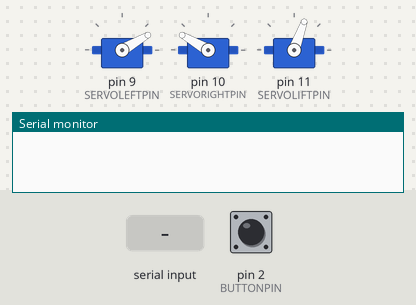
The sketch below on a simulated Arduino Uno, built with avr-gcc and run on an emulated ATmega328P. Shown: 3 × servo, the last lines printed to the serial monitor. The inputs (shaded band) are chosen by the test bench; at power-on: pin 2 (BUTTONPIN) LOW. The local clock reads 2024-03-15 10:24:30 at power-on unless the sketch sets it.

Above: at 1.6 s.
1.7 s: pin 2 (BUTTONPIN) pulled HIGH for 0.15 s
At 3.8 s:
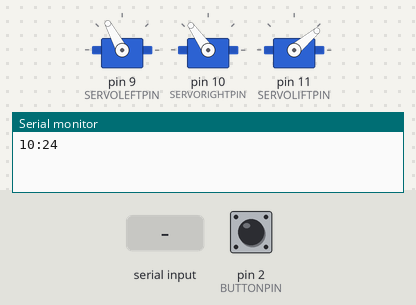
At 5.9 s:
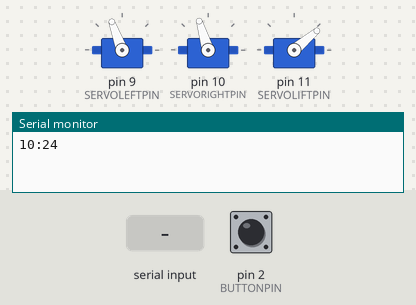
7.8 s: "c 30\n" received over Serial
At 9.3 s:
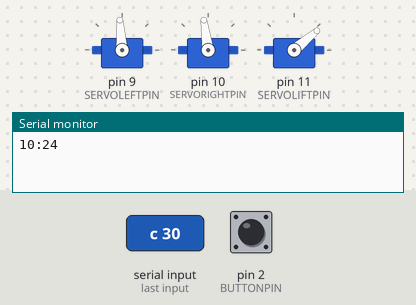
10.8 s: "t\n" received over Serial
Timing chart, 0 to 22.8 s (numbered marks = the images above; inputs shaded):
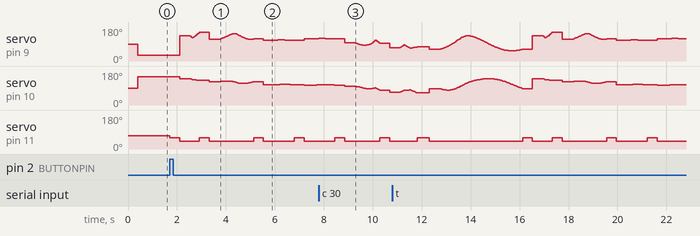

The sketch:

PlotClock.ino
```cpp
/*
  Name: 2D-Drawer
  Author: Simon Bukvic
  Date: 2026-01-26
  Description: A 2D writing robot consisting of three servos, one for §ing the pen and two for controlling the pen's position.
*/

/* Useful resources
  the math behind inverse kinematics: https://www.youtube.com/watch?v=nW5FUVzYCKM
  number drawing simulation: https://scratch.mit.edu/projects/1267648991
*/

// All units in mm
// 8 mm between each stud for lego

#include <Servo.h>
#include <RTClib.h>

Servo servoLeft;
Servo servoRight;
Servo servoLift;

RTC_DS3231 rtc;

// Measurements
const uint8_t R1 = 48;         // bottom right arm
const uint8_t R2 = 64;         // top right arm
const uint8_t L1 = 48;         // bottom left arm
const uint8_t L2 = 80;         // top left arm
const uint8_t OFFSET = 28;     // distance between left servo and right servo
const uint8_t PENOFFSET = 16;  // distance between top joint and pen

// Pins
const uint8_t SERVOLEFTPIN = 9;
const uint8_t SERVORIGHTPIN = 10;
const uint8_t SERVOLIFTPIN = 11;
const uint8_t BUTTONPIN = 2;

// Other variables
const uint8_t ANGLEOFFSET = 60; // servo angle offset, giving servos optimal range
float lastX, lastY;
String inputString = "";  // stores incoming chars


/*
  Main setup.
  Parameters: none
  Returns: void
*/
void setup() {
  Serial.begin(9600);

  pinMode(BUTTONPIN, INPUT);

  // initiate servos
  servoLeft.attach(SERVOLEFTPIN);
  servoRight.attach(SERVORIGHTPIN);
  servoLift.attach(SERVOLIFTPIN);
  // set starting position
  lift(2);
  command('q', "");

  rtc.begin();
  // rtc.adjust(DateTime(F(__DATE__), F(__TIME__))); // to readjust time: uncomment, upload, comment, upload
}


/*
  Main loop.
  Parameters: none
  Returns: void
*/
void loop() {
  handeInput();
  if (digitalRead(BUTTONPIN) == HIGH) command('t', "");  // when button is pressed, activate command 't' (draw time)
  delay(100);
}


/*
  Function that gets the time.
  Parameters: none
  Returns: Time as a String. hh:mm
*/
String getTime() {
  DateTime now = rtc.now();
  String hourStr = (now.hour() < 10 ? "0" : "") + String(now.hour(), DEC);
  String minuteStr = (now.minute() < 10 ? "0" : "") + String(now.minute(), DEC);
  String time = hourStr + ":" + minuteStr;
  Serial.println(time);
  return time;
}


/*
  Function that handles commands.
  Commands:
    q     - set servo angles to 0
    a (n) - set servo to angle n (0-180)
    c (r) - draw circle with radius r
    r (s) - draw square with size s
    m (s) - draw string s (only works for the following characters: '0123456789(=:')
    t     - draw the current time hh:mm
    p     - draw points
    l (s) - set lift to state s (0-2)


  Example:
    Message 'c 30' to draw a circle with radius 30 mm.
    Message 'l (' to draw a (

  Parameters: none
  Returns: void
*/
void command(char keyword, String rest) {
  switch (keyword) {
    case 'q':  // reset angles
      command('a', "90");
      break;

    case 'a':  // set angle
      servoLeft.write(rest.toInt() - ANGLEOFFSET);
      servoRight.write(rest.toInt() + ANGLEOFFSET);
      break;

    case 'c':  // circle
      drawArcCW(OFFSET / 2, 80, rest.toInt(), 360, 0, 1, true);
      break;

    case 'r':  // rect
      {
        lift(1);
        int x = 0;
        int y = 60;
        int w = rest.toInt();
        int h = rest.toInt();
        setXY(x, y);
        lastX = x;
        lastY = y;
        lift(0);
        drawTo(x + w, y);
        drawTo(x + w, y + h);
        drawTo(x, y + h);
        drawTo(x, y);
      }
      break;
    case 'm':  // draw message
      drawString(rest, OFFSET / 2 - 40, 50, 1);
      break;
    case 't':  // draw time
      drawString(getTime(), OFFSET / 2 - 40, 50, 1);
      break;

    case 'l': // set lift
      lift(rest.toInt());
      break;

    case 'p': // draw points
      drawPoints();
      break;
  }
}

/*
  Function that handles serial monitor messages.
  Parameters: none
  Returns: void
*/
void handeInput() {
  while (Serial.available() > 0) {
    char c = Serial.read();

    if (c == '\n' || c == '\r') {
      char keyword = inputString[0];
      String rest = inputString.substring(2);
      command(keyword, rest);

      inputString = "";  // clear for next command

    } else {
      // build the string
      inputString += c;
    }
  }
}
```

drawMethods.ino
```cpp
struct Point {
  int8_t x;
  int8_t y;
};

Point points[] = {
  { -21, 76 },
  { 0, -100 },
  { -21, 77 },
  { -24, 77 },
  { -31, 78 },
  { -35, 76 },
  { -36, 74 },
  { -35, 69 },
  { -31, 63 },
  { -29, 59 },
  { -30, 55 },
  { -35, 51 },
  { -40, 52 },
  { 1, -100 },
  { -23, 65 },
  { 0, -100 },
  { -23, 65 },
  { -23, 61 },
  { -21, 55 },
  { -17, 53 },
  { -10, 57 },
  { -7, 65 },
  { 1, -100 },
  { 0, 75 },
  { 0, -100 },
  { 0, 75 },
  { 0, 73 },
  { 0, 67 },
  { 0, 61 },
  { -2, 56 },
  { -2, 54 },
  { -2, 57 },
  { 0, 64 },
  { 5, 66 },
  { 9, 63 },
  { 8, 57 },
  { 0, 54 },
  { -2, 55 },
  { 1, -100 },
  { 23, 67 },
  { 0, -100 },
  { 23, 67 },
  { 21, 68 },
  { 16, 68 },
  { 15, 67 },
  { 14, 64 },
  { 18, 61 },
  { 21, 58 },
  { 20, 55 },
  { 14, 52 },
  { 11, 53 },
  { 1, -100 },
  { 34, 67 },
  { 0, -100 },
  { 34, 67 },
  { 32, 68 },
  { 28, 65 },
  { 26, 60 },
  { 28, 55 },
  { 33, 54 },
  { 1, -100 },
  { 41, 69 },
  { 0, -100 },
  { 41, 67 },
  { 40, 61 },
  { 39, 56 },
  { 38, 55 },
  { 38, 55 },
  { 39, 60 },
  { 41, 65 },
  { 43, 68 },
  { 48, 67 },
  { 1, -100 },
  { 52, 67 },
  { 0, -100 },
  { 52, 67 },
  { 52, 62 },
  { 51, 57 },
  { 1, -100 },
  { 51, 73 },
  { 0, -100 },
  { 51, 74 },
  { 51, 76 },
  { 1, -100 },
  { 59, 75 },
  { 0, -100 },
  { 59, 74 },
  { 59, 69 },
  { 58, 63 },
  { 57, 60 },
  { 57, 59 },
  { 57, 58 },
  { 57, 58 },
  { 58, 64 },
  { 59, 66 },
  { 62, 65 },
  { 63, 61 },
  { 61, 58 },
  { 57, 57 },
  { 1, -100 },
  { 68, 63 },
  { 0, -100 },
  { 68, 63 },
  { 71, 62 },
  { 75, 63 },
  { 76, 65 },
  { 76, 67 },
  { 73, 67 },
  { 70, 65 },
  { 69, 61 },
  { 71, 58 },
  { 76, 57 },
  { 79, 57 },
  { 1, -100 },

};

int numPoints = sizeof(points) / sizeof(points[0]);


/*
  Sets position to (x, y).

  Parameters:
    float x    x-coordinate
    float y    y-coordinate

  Returns: void
*/
void setXY(float x, float y) {
  // check if left arm is out of reach
  if (sq(x) + sq(y) >= sq(L1 + L2)) {
    Serial.println("left arm out of reach");
    return;
  }


  y = -y;
  // left arm inverse kinematics
  float q2Left = -acos((sq(x) + sq(y) - sq(L1) - sq(L2)) / (2 * L1 * L2));
  float q1Left = atan2(y, x) + atan2((L2 * sin(q2Left)), (L1 + L2 * cos(q2Left)));
  q2Left = -q2Left;

  // compensate servo offset
  x -= OFFSET;

  // compensate pen offset
  x -= cos(q1Left + q2Left) * PENOFFSET;
  y -= sin(q1Left + q2Left) * PENOFFSET;

  // check if right arm is out of reach
  if (sq(x) + sq(y) >= sq(R1 + R2)) {
    Serial.println("right arm out of reach");
    return;
  }

  // right arm inverse kinematics
  float q2Right = acos((sq(x) + sq(y) - sq(R1) - sq(R2)) / (2 * R1 * R2));
  float q1Right = atan2(y, x) + atan2((R2 * sin(q2Right)), (R1 + R2 * cos(q2Right)));

  q1Left = -q1Left;
  q1Right = -q1Right;

  // to degrees
  int angleLeft = q1Left * 180 / PI - ANGLEOFFSET;
  int angleRight = q1Right * 180 / PI + ANGLEOFFSET;

  servoLeft.write(angleLeft);
  servoRight.write(angleRight);
}

/*
  A function that controls the lift motor.

  Parameters:
    int state   0 = down, 1 = pen up, 2 = pen idle
  Returns: void
*/
void lift(int state) {
  switch (state) {
    case 0:  // pen down
      servoLift.write(40);
      break;
    case 1:  // pen up
      servoLift.write(60);
      break;
    case 2:  // pen idle
      servoLift.write(70);
      break;
  }
  delay(400);
}

/*
  Function that draws a line to position (x, y). Unlike setXY, this takes small steps to the destination.

  Parameters:
    float x    x-coordinate to draw to
    float y    y-coordinate to draw to

  Returns: void
*/
void drawTo(float x, float y) {
  float distance = sqrt(sq(x - lastX) + sq(y - lastY));
  int steps = distance * 8;  // Number of steps to take. Times 4 means 4 steps per mm
  if (steps == 0) {
    setXY(x, y);
    return;
  }

  // Calculate step size X and step size Y
  float stepX = (x - lastX) / steps;
  float stepY = (y - lastY) / steps;

  for (int i = 0; i <= steps; i++) setXY(lastX + stepX * i, lastY + stepY * i);

  lastX = x;
  lastY = y;
}

/*
  Function that draws an arc counter-clockwise, by drawing a portion of a circle.

  Parameters:
    float x         x-coordinate of the circle
    float y         y-coordinate of the circle
    float r         radius of the circle
    int start       angle to start at (degrees)
    int stop        angle to stop at (degrees)
    float stretch   stretch factor x-axis
    bool penDown    lower pen after first point?

  Returns: void
*/
void drawArcCCW(float x, float y, float r, float start, float stop, float stretch, bool penDown) {
  for (int i = start; i <= stop; i += 1) {
    float angleRad = i * PI / 180.0;

    float px = x + stretch * r * cos(angleRad);
    float py = y + r * sin(angleRad);
    if (i == start) {
      setXY(px, py);
      lastX = px;
      lastY = py;

      if (penDown) {
        lift(0);
      }

    } else {
      drawTo(px, py);
    }
  }
}

/*
  Function that draws an arc clockwise, by drawing a portion of a circle.

  Parameters:
    float x         x-coordinate of the circle
    float y         y-coordinate of the circle
    float r         radius of the circle
    int start       angle to start at (degrees)
    int stop        angle to stop at (degrees)
    float stretch   stretch factor x-axis
    bool penDown    lower pen after first point?

  Returns: void
*/
void drawArcCW(float x, float y, float r, int start, int stop, float stretch, bool penDown) {
  for (int i = start; i >= stop; i -= 1) {
    float angleRad = i * PI / 180.0;

    float px = x + stretch * r * cos(angleRad);
    float py = y + r * sin(angleRad);

    if (i == start) {

      setXY(px, py);
      lastX = px;
      lastY = py;

      if (penDown) {
        lift(0);
      }

    } else {
      drawTo(px, py);
    }
  }
}

/*
  Function that handles character drawing instructions

  Parameters:
    char c   the character to draw
    float x     x-coordinate
    float y     y-coordinate
    float s     scale

  Returns: void
*/
void drawChar(char c, float x, float y, float s) {
  switch (c) {
    case '(':
      drawArcCCW(x + 7.5 * s, y + 10 * s, 13 * s, 130, 230, 0.7, true);
      break;
    case '=':
      lastX = x + 0 * s;
      lastY = y + 14 * s;
      setXY(lastX, lastY);

      lift(0);
      drawTo(x + 13 * s, y + 14 * s);
      lift(1);

      lastX = x + 0 * s;
      lastY = y + 6 * s;
      setXY(lastX, lastY);

      lift(0);
      drawTo(x + 13 * s, y + 6 * s);
      break;
    case ':':
      drawArcCW(x + 5 * s, y + 14 * s, 1 * s, 360, 0, 1, true);
      lift(1);
      drawArcCW(x + 5 * s, y + 7 * s, 1 * s, 360, 0, 1, true);
      break;

    // Digits
    case '0':
      drawArcCCW(x + 7 * s, y + 10 * s, 10 * s, 90, 460, 2.0 / 3.0, true);
      break;

    case '1':
      lastX = x + 3 * s;
      lastY = y + 15 * s;
      setXY(lastX, lastY);

      lift(0);
      drawTo(x + 10 * s, y + 20 * s);
      drawTo(x + 10 * s, y + 0 * s);
      break;

    case '2':
      drawArcCW(x + 7 * s, y + 14.5 * s, 5.5 * s, 160, -50, 1, true);
      drawTo(x + 1 * s, y + 0 * s);
      drawTo(x + 13 * s, y + 0 * s);
      break;

    case '3':
      drawArcCW(x + 7 * s, y + 15 * s, 5 * s, 135, -90, 1.2, true);
      drawArcCW(x + 7 * s, y + 5 * s, 5 * s, 90, -140, 1.2, false);
      break;

    case '4':
      lastX = x + 13 * s;
      lastY = y + 6 * s;
      setXY(lastX, lastY);

      lift(0);
      drawTo(x + 0 * s, y + 6 * s);
      drawTo(x + 10 * s, y + 20 * s);
      drawTo(x + 10 * s, y + 0 * s);
      break;

    case '5':
      lastX = x + 14 * s;
      lastY = y + 20 * s;
      setXY(lastX, lastY);

      lift(0);
      drawTo(x + 2 * s, y + 20 * s);
      drawTo(x + 2 * s, y + 10 * s);
      drawArcCW(x + 7 * s, y + 6 * s, 6 * s, 133, -150, 1.2, false);
      break;

    case '6':
      drawArcCCW(x + 7.2 * s, y + 12 * s, 8 * s, 40, 180, 0.9, true);
      drawTo(x + 0 * s, y + 6.5 * s);
      drawArcCCW(x + 7.2 * s, y + 6 * s, 6 * s, 180, 540, 1.2, false);
      break;

    case '7':
      lastX = x + 1 * s;
      lastY = y + 20 * s;
      setXY(lastX, lastY);
      lift(0);

      drawTo(x + 15 * s, y + 20 * s);
      drawTo(x + 4 * s, y + 0 * s);
      break;

    case '8':
      drawArcCCW(x + 7.5 * s, y + 15 * s, 5 * s, 90, 270, 1.2, true);
      drawArcCW(x + 7.5 * s, y + 5 * s, 5 * s, 90, -270, 1.3, false);
      drawArcCCW(x + 7.5 * s, y + 15 * s, 5 * s, 270, 450, 1.2, false);
      break;

    case '9':
      drawArcCW(x + 5 * s, y + 14 * s, 6 * s, 360, 0, 1.2, true);
      drawTo(x + 12 * s, y + 6.5 * s);
      drawArcCW(x + 5.5 * s, y + 6 * s, 6 * s, 0, -160, 1.1, false);
      break;
  }
}

/*
  Function that draws a string.

  Parameters:
    String str   the string to draw
    float x     x-coordinate
    float y     y-coordinate
    float s     scale

  Returns: void
*/
void drawString(String str, float x, float y, float s) {
  int N = str.length();
  for (int i = 0; i < N; i++) {
    lift(1);
    drawChar(str[i], x + i * 15 * s, y, s);
  }
  lift(1);
}


/*
  Function that draws a custom artwork consisting of an array of points.

  Parameters: none

  Returns: void
*/
void drawPoints() {
  for (int i = 0; i < numPoints; i++) {
    Point p = points[i];


    if (p.y == -100) {
      lift(p.x);
    } else {
      drawTo(p.x, p.y);
    }
  }
  lift(2);
}
```

Measured:
- after the input at 1.7 s, servo on pin 11 (SERVOLIFTPIN): 70° → 60° at once, → 40° 0.40 s later, → 60° 0.81 s later, → 40° 0.40 s later, … (8 changes in this stretch)
